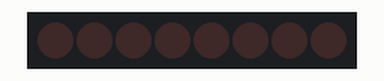
Simulated run of this sketch. Board: Arduino Uno, built with avr-gcc and run on an emulated ATmega328P. Shown: 8 shift-register outputs drawn as a row of LEDs (first output left, lit = HIGH). Wiring (inferred from the names in the program): shift register (74HC595): data pin 4; shift clock pin 6; latch pin 5. Wiring (inferred from the signals the program sends): row of LEDs: on Q0, Q1, Q2, Q3, Q4, Q5, Q6, Q7.

Above: at 0.2 s.
At 0.65 s:
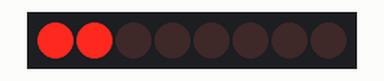
At 0.85 s:
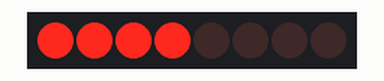
At 1.15 s:
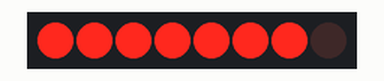
At 1.85 s:
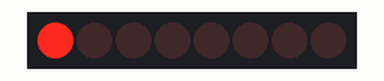
At 2.55 s:
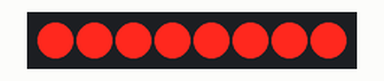
Timing chart, 0 to 3.0 s (numbered marks = the images above):
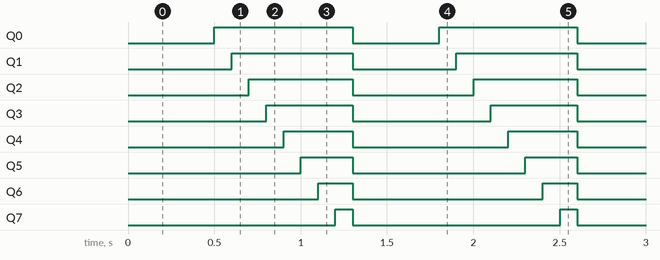

Measured:
- by itself, Q0: alternates HIGH for 0.80 s and LOW for 0.50 s
- by itself, Q1: alternates HIGH for 0.70 s and LOW for 0.60 s
- by itself, Q2: alternates HIGH for 0.60 s and LOW for 0.70 s
- by itself, Q3: alternates HIGH for 0.50 s and LOW for 0.80 s
- by itself, Q4: alternates HIGH for 0.40 s and LOW for 0.90 s
- by itself, Q5: alternates HIGH for 0.30 s and LOW for 1.0 s
- by itself, Q6: alternates HIGH for 0.20 s and LOW for 1.1 s
- by itself, Q7: alternates HIGH for 0.10 s and LOW for 1.2 s

The sketch:

ShiftOut_Leds.ino
```cpp
int dataPin = 4;    // SER
int latchPin = 5;   // RCLK
int clockPin = 6;   // SRCLK


byte leds = 0;      // variable to hold the pattern of which leds are currently turned on or off


void setup() {
  pinMode(dataPin, OUTPUT);
  pinMode(latchPin, OUTPUT);
  pinMode(clockPin, OUTPUT);

}

void loop() {
  leds = 0;       //Initially turns all the LEDs off
  updateShiftRegister();
  delay(500);
  for(int i = 0; i<8; i++)  // turns all the leds on one by one
  {
    bitSet(leds, i);      // Set the bit that controls that LEd in the variable 'leds'
    updateShiftRegister();
    delay(100);
  }

}

void updateShiftRegister() // This function sets the latchPin to low, then calls the Arduino
{                           //function 'shiftOut' to shift out contents of variable 'leds'
                             // in the shift register before putting the 'latchPin' high again.
digitalWrite(latchPin, LOW);
shiftOut(dataPin, clockPin, MSBFIRST, leds);
digitalWrite(latchPin, HIGH);

}
```
